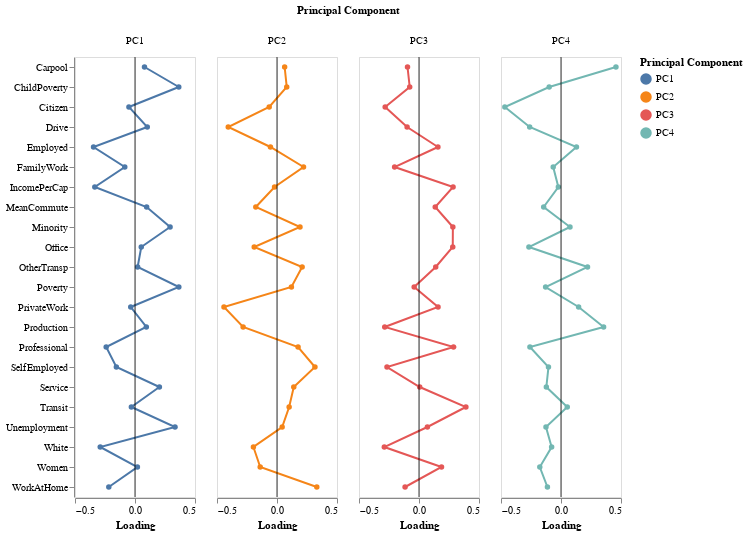

Here is the notebook cell this chart was saved with:
### Markdown cell above
<!-- BEGIN QUESTION -->

### Question 1 (f)

The plot above is a bit crowded -- use `.facet(...)` to show each line separately. The resulting plot should have four adjacent panels, one for each PC.

(*Hint*: you can do this in one line by modifying `loading_plot`.)

<!--
BEGIN QUESTION
name: q1_f
points: 1
manual: true
-->

### Code cell
loading_plot.facet(column = 'Principal Component')

### Figure 1 — Vega-Lite specification as saved in the notebook (floating-point values rounded to 4 significant figures)
{"config": {"view": {"continuousWidth": 400, "continuousHeight": 300}}, "data": {"name": "data-d4b3b6fda4c3e7eecab113f9f0c1e355"}, "facet": {"column": {"field": "Principal Component", "type": "nominal"}}, "spec": {"layer": [{"mark": {"type": "line", "point": true}, "encoding": {"color": {"field": "Principal Component", "type": "nominal"}, "x": {"field": "Loading", "type": "quantitative"}, "y": {"field": "Variable", "title": "", "type": "nominal"}}}, {"mark": "rule", "encoding": {"size": {"value": 0.05}, "x": {"field": "zero", "title": "Loading", "type": "quantitative"}}}], "width": 120}, "$schema": "https://vega.github.io/schema/vega-lite/v4.17.0.json", "datasets": {"data-d4b3b6fda4c3e7eecab113f9f0c1e355": [{"Variable": "Women", "Principal Component": "PC1", "Loading": 0.02005, "zero": 0}, {"Variable": "White", "Principal Component": "PC1", "Loading": -0.2896, "zero": 0}, {"Variable": "Citizen", "Principal Component": "PC1", "Loading": -0.0507, "zero": 0}, {"Variable": "IncomePerCap", "Principal Component": "PC1", "Loading": -0.3349, "zero": 0}, {"Variable": "Poverty", "Principal Component": "PC1", "Loading": 0.3652, "zero": 0}, {"Variable": "ChildPoverty", "Principal Component": "PC1", "Loading": 0.3648, "zero": 0}, {"Variable": "Professional", "Principal Component": "PC1", "Loading": -0.2401, "zero": 0}, {"Variable": "Service", "Principal Component": "PC1", "Loading": 0.2033, "zero": 0}, {"Variable": "Office", "Principal Component": "PC1", "Loading": 0.05217, "zero": 0}, {"Variable": "Production", "Principal Component": "PC1", "Loading": 0.09431, "zero": 0}, {"Variable": "Drive", "Principal Component": "PC1", "Loading": 0.1022, "zero": 0}, {"Variable": "Carpool", "Principal Component": "PC1", "Loading": 0.07913, "zero": 0}, {"Variable": "Transit", "Principal Component": "PC1", "Loading": -0.03023, "zero": 0}, {"Variable": "OtherTransp", "Principal Component": "PC1", "Loading": 0.02187, "zero": 0}, {"Variable": "WorkAtHome", "Principal Component": "PC1", "Loading": -0.2184, "zero": 0}, {"Variable": "MeanCommute", "Principal Component": "PC1", "Loading": 0.097, "zero": 0}, {"Variable": "Employed", "Principal Component": "PC1", "Loading": -0.3456, "zero": 0}, {"Variable": "PrivateWork", "Principal Component": "PC1", "Loading": -0.03554, "zero": 0}, {"Variable": "SelfEmployed", "Principal Component": "PC1", "Loading": -0.1553, "zero": 0}, {"Variable": "FamilyWork", "Principal Component": "PC1", "Loading": -0.08508, "zero": 0}, {"Variable": "Unemployment", "Principal Component": "PC1", "Loading": 0.3334, "zero": 0}, {"Variable": "Minority", "Principal Component": "PC1", "Loading": 0.2925, "zero": 0}, {"Variable": "Women", "Principal Component": "PC2", "Loading": -0.14, "zero": 0}, {"Variable": "White", "Principal Component": "PC2", "Loading": -0.1965, "zero": 0}, {"Variable": "Citizen", "Principal Component": "PC2", "Loading": -0.06499, "zero": 0}, {"Variable": "IncomePerCap", "Principal Component": "PC2", "Loading": -0.02043, "zero": 0}, {"Variable": "Poverty", "Principal Component": "PC2", "Loading": 0.1202, "zero": 0}, {"Variable": "ChildPoverty", "Principal Component": "PC2", "Loading": 0.08109, "zero": 0}, {"Variable": "Professional", "Principal Component": "PC2", "Loading": 0.1756, "zero": 0}, {"Variable": "Service", "Principal Component": "PC2", "Loading": 0.1397, "zero": 0}, {"Variable": "Office", "Principal Component": "PC2", "Loading": -0.1898, "zero": 0}, {"Variable": "Production", "Principal Component": "PC2", "Loading": -0.2823, "zero": 0}, {"Variable": "Drive", "Principal Component": "PC2", "Loading": -0.4061, "zero": 0}, {"Variable": "Carpool", "Principal Component": "PC2", "Loading": 0.06374, "zero": 0}, {"Variable": "Transit", "Principal Component": "PC2", "Loading": 0.1011, "zero": 0}, {"Variable": "OtherTransp", "Principal Component": "PC2", "Loading": 0.2094, "zero": 0}, {"Variable": "WorkAtHome", "Principal Component": "PC2", "Loading": 0.3316, "zero": 0}, {"Variable": "MeanCommute", "Principal Component": "PC2", "Loading": -0.1767, "zero": 0}, {"Variable": "Employed", "Principal Component": "PC2", "Loading": -0.05465, "zero": 0}, {"Variable": "PrivateWork", "Principal Component": "PC2", "Loading": -0.4419, "zero": 0}, {"Variable": "SelfEmployed", "Principal Component": "PC2", "Loading": 0.3162, "zero": 0}, {"Variable": "FamilyWork", "Principal Component": "PC2", "Loading": 0.2211, "zero": 0}, {"Variable": "Unemployment", "Principal Component": "PC2", "Loading": 0.04305, "zero": 0}, {"Variable": "Minority", "Principal Component": "PC2", "Loading": 0.1916, "zero": 0}, {"Variable": "Women", "Principal Component": "PC3", "Loading": 0.1876, "zero": 0}, {"Variable": "White", "Principal Component": "PC3", "Loading": -0.2889, "zero": 0}, {"Variable": "Citizen", "Principal Component": "PC3", "Loading": -0.2819, "zero": 0}, {"Variable": "IncomePerCap", "Principal Component": "PC3", "Loading": 0.2841, "zero": 0}, {"Variable": "Poverty", "Principal Component": "PC3", "Loading": -0.04017, "zero": 0}, {"Variable": "ChildPoverty", "Principal Component": "PC3", "Loading": -0.07743, "zero": 0}, {"Variable": "Professional", "Principal Component": "PC3", "Loading": 0.2876, "zero": 0}, {"Variable": "Service", "Principal Component": "PC3", "Loading": 0.005957, "zero": 0}, {"Variable": "Office", "Principal Component": "PC3", "Loading": 0.2814, "zero": 0}, {"Variable": "Production", "Principal Component": "PC3", "Loading": -0.2855, "zero": 0}, {"Variable": "Drive", "Principal Component": "PC3", "Loading": -0.09923, "zero": 0}, {"Variable": "Carpool", "Principal Component": "PC3", "Loading": -0.0957, "zero": 0}, {"Variable": "Transit", "Principal Component": "PC3", "Loading": 0.3909, "zero": 0}, {"Variable": "OtherTransp", "Principal Component": "PC3", "Loading": 0.1393, "zero": 0}, {"Variable": "WorkAtHome", "Principal Component": "PC3", "Loading": -0.1161, "zero": 0}, {"Variable": "MeanCommute", "Principal Component": "PC3", "Loading": 0.1353, "zero": 0}, {"Variable": "Employed", "Principal Component": "PC3", "Loading": 0.1577, "zero": 0}, {"Variable": "PrivateWork", "Principal Component": "PC3", "Loading": 0.1587, "zero": 0}, {"Variable": "SelfEmployed", "Principal Component": "PC3", "Loading": -0.2668, "zero": 0}, {"Variable": "FamilyWork", "Principal Component": "PC3", "Loading": -0.2033, "zero": 0}, {"Variable": "Unemployment", "Principal Component": "PC3", "Loading": 0.06994, "zero": 0}, {"Variable": "Minority", "Principal Component": "PC3", "Loading": 0.2822, "zero": 0}, {"Variable": "Women", "Principal Component": "PC4", "Loading": -0.1766, "zero": 0}, {"Variable": "White", "Principal Component": "PC4", "Loading": -0.07806, "zero": 0}, {"Variable": "Citizen", "Principal Component": "PC4", "Loading": -0.468, "zero": 0}, {"Variable": "IncomePerCap", "Principal Component": "PC4", "Loading": -0.0222, "zero": 0}, {"Variable": "Poverty", "Principal Component": "PC4", "Loading": -0.1282, "zero": 0}, {"Variable": "ChildPoverty", "Principal Component": "PC4", "Loading": -0.09859, "zero": 0}, {"Variable": "Professional", "Principal Component": "PC4", "Loading": -0.2588, "zero": 0}, {"Variable": "Service", "Principal Component": "PC4", "Loading": -0.1221, "zero": 0}, {"Variable": "Office", "Principal Component": "PC4", "Loading": -0.2672, "zero": 0}, {"Variable": "Production", "Principal Component": "PC4", "Loading": 0.3551, "zero": 0}, {"Variable": "Drive", "Principal Component": "PC4", "Loading": -0.2611, "zero": 0}, {"Variable": "Carpool", "Principal Component": "PC4", "Loading": 0.458, "zero": 0}, {"Variable": "Transit", "Principal Component": "PC4", "Loading": 0.05224, "zero": 0}, {"Variable": "OtherTransp", "Principal Component": "PC4", "Loading": 0.2211, "zero": 0}, {"Variable": "WorkAtHome", "Principal Component": "PC4", "Loading": -0.1132, "zero": 0}, {"Variable": "MeanCommute", "Principal Component": "PC4", "Loading": -0.1444, "zero": 0}, {"Variable": "Employed", "Principal Component": "PC4", "Loading": 0.1287, "zero": 0}, {"Variable": "PrivateWork", "Principal Component": "PC4", "Loading": 0.1467, "zero": 0}, {"Variable": "SelfEmployed", "Principal Component": "PC4", "Loading": -0.1045, "zero": 0}, {"Variable": "FamilyWork", "Principal Component": "PC4", "Loading": -0.06482, "zero": 0}, {"Variable": "Unemployment", "Principal Component": "PC4", "Loading": -0.1252, "zero": 0}, {"Variable": "Minority", "Principal Component": "PC4", "Loading": 0.0749, "zero": 0}]}}
